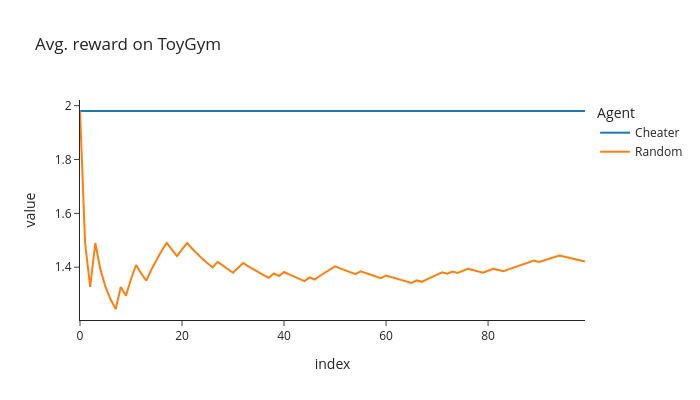

The notebook cell this image was saved under:
### Markdown cell above
### Exercise - implement `Cheater`

> ```yaml
> Difficulty: 🔴🔴🔴⚪⚪
> Importance: 🔵🔵🔵⚪⚪
> 
> You should spend up to 10-15 minutes on this exercise.
> ```

Below, you should implement the cheater agent. Recall the `find_optimal_policy` function to find the optimal policy for any environment and value of gamma. You should use this function to define the optimal policy on initialization, and then fill in the `get_action` method so that it always returns the corresponding optimal action.

Once you've done this, run the code below to check that your cheating agent outperforms the random agent. The cheating agent represents the best possible behavior, as it omnisciently always knows to play optimally without having to learn.

On the environment `ToyGym-v0`, (assuming $\gamma = 0.99$ and that the environment terminates after 2 timesteps) the cheating agent should always get reward $2 \gamma = 1.98$,
and the random agent should get a fluctuating reward, with average $\frac{2 \gamma + 1}{2} = 1.49$.

Hint: Use `env.unwrapped.env` to extract the `Environment` wrapped inside `gym.Env`, from which you can access `.T` and `.R`.

<details>
<summary>Help - I get 'AttributeError: 'DiscreteEnviroGym' object has no attribute 'num_states''.</summary>

This is probably because you're passing the `DiscreteEnviroGym` object to your `find_optimal_policy` function. In the following line of code:

```python
env_toy = gym.make("ToyGym-v0")
```

the object `env_toy` wraps around the `Toy` environment you used in the previous section. As mentioned, you'll need to use `env.unwrapped.env` to access this environment, and its dynamics.

</details>

### Code cell
class Cheater(Agent):
    def __init__(self, env: DiscreteEnviroGym, config: AgentConfig = defaultConfig, gamma=0.99, seed=0):
        super().__init__(env, config, gamma, seed)
        self.pi_opt = find_optimal_policy(self.env.unwrapped.env, self.gamma)

    def get_action(self, obs):
        return self.pi_opt[obs]


tests.test_cheater(Cheater)

env_toy = gym.make("ToyGym-v0")
agents_toy: list[Agent] = [Cheater(env_toy), Random(env_toy)]
returns_dict = {}
for agent in agents_toy:
    returns = agent.train(n_runs=100)
    returns_dict[agent.name] = utils.cummean(returns)

line(
    list(returns_dict.values()),
    names=list(returns_dict.keys()),
    title=f"Avg. reward on {env_toy.spec.name}",
    labels={"x": "Episode", "y": "Avg. reward", "variable": "Agent"},
    template="simple_white",
    width=700,
    height=400,
)

### Figure 1 — Plotly figure (JSON) as saved in the notebook; plotly's stock layout.template omitted (floating-point values rounded to 4 significant figures)
{"data": [{"hovertemplate": "Agent=wide_variable_0<br>index=%{x}<br>value=%{y}<extra></extra>", "legendgroup": "wide_variable_0", "line": {"color": "#1F77B4", "dash": "solid"}, "marker": {"symbol": "circle"}, "mode": "lines", "name": "Cheater", "orientation": "v", "showlegend": true, "type": "scatter", "x": [0, 1, 2, 3, 4, 5, 6, 7, 8, 9, 10, 11, 12, 13, 14, 15, 16, 17, 18, 19, 20, 21, 22, 23, 24, 25, 26, 27, 28, 29, 30, 31, 32, 33, 34, 35, 36, 37, 38, 39, 40, 41, 42, 43, 44, 45, 46, 47, 48, 49, 50, 51, 52, 53, 54, 55, 56, 57, 58, 59, 60, 61, 62, 63, 64, 65, 66, 67, 68, 69, 70, 71, 72, 73, 74, 75, 76, 77, 78, 79, 80, 81, 82, 83, 84, 85, 86, 87, 88, 89, 90, 91, 92, 93, 94, 95, 96, 97, 98, 99], "xaxis": "x", "y": [1.98, 1.98, 1.98, 1.98, 1.98, 1.98, 1.98, 1.98, 1.98, 1.98, 1.98, 1.98, 1.98, 1.98, 1.98, 1.98, 1.98, 1.98, 1.98, 1.98, 1.98, 1.98, 1.98, 1.98, 1.98, 1.98, 1.98, 1.98, 1.98, 1.98, 1.98, 1.98, 1.98, 1.98, 1.98, 1.98, 1.98, 1.98, 1.98, 1.98, 1.98, 1.98, 1.98, 1.98, 1.98, 1.98, 1.98, 1.98, 1.98, 1.98, 1.98, 1.98, 1.98, 1.98, 1.98, 1.98, 1.98, 1.98, 1.98, 1.98, 1.98, 1.98, 1.98, 1.98, 1.98, 1.98, 1.98, 1.98, 1.98, 1.98, 1.98, 1.98, 1.98, 1.98, 1.98, 1.98, 1.98, 1.98, 1.98, 1.98, 1.98, 1.98, 1.98, 1.98, 1.98, 1.98, 1.98, 1.98, 1.98, 1.98, 1.98, 1.98, 1.98, 1.98, 1.98, 1.98, 1.98, 1.98, 1.98, 1.98], "yaxis": "y"}, {"hovertemplate": "Agent=wide_variable_1<br>index=%{x}<br>value=%{y}<extra></extra>", "legendgroup": "wide_variable_1", "line": {"color": "#FF7F0E", "dash": "solid"}, "marker": {"symbol": "circle"}, "mode": "lines", "name": "Random", "orientation": "v", "showlegend": true, "type": "scatter", "x": [0, 1, 2, 3, 4, 5, 6, 7, 8, 9, 10, 11, 12, 13, 14, 15, 16, 17, 18, 19, 20, 21, 22, 23, 24, 25, 26, 27, 28, 29, 30, 31, 32, 33, 34, 35, 36, 37, 38, 39, 40, 41, 42, 43, 44, 45, 46, 47, 48, 49, 50, 51, 52, 53, 54, 55, 56, 57, 58, 59, 60, 61, 62, 63, 64, 65, 66, 67, 68, 69, 70, 71, 72, 73, 74, 75, 76, 77, 78, 79, 80, 81, 82, 83, 84, 85, 86, 87, 88, 89, 90, 91, 92, 93, 94, 95, 96, 97, 98, 99], "xaxis": "x", "y": [1.98, 1.49, 1.327, 1.49, 1.392, 1.327, 1.28, 1.245, 1.327, 1.294, 1.356, 1.408, 1.377, 1.35, 1.392, 1.429, 1.461, 1.49, 1.464, 1.441, 1.467, 1.49, 1.469, 1.449, 1.431, 1.415, 1.399, 1.42, 1.406, 1.392, 1.379, 1.398, 1.416, 1.404, 1.392, 1.381, 1.371, 1.361, 1.377, 1.367, 1.382, 1.373, 1.365, 1.356, 1.348, 1.362, 1.354, 1.367, 1.38, 1.392, 1.404, 1.396, 1.388, 1.381, 1.374, 1.385, 1.378, 1.372, 1.365, 1.359, 1.37, 1.364, 1.358, 1.352, 1.347, 1.342, 1.351, 1.346, 1.355, 1.364, 1.373, 1.381, 1.376, 1.384, 1.379, 1.387, 1.395, 1.389, 1.385, 1.38, 1.387, 1.394, 1.39, 1.385, 1.392, 1.399, 1.406, 1.412, 1.418, 1.425, 1.42, 1.426, 1.432, 1.438, 1.444, 1.439, 1.434, 1.43, 1.426, 1.421], "yaxis": "y"}], "layout": {"height": 400, "hovermode": "x unified", "legend": {"title": {"text": "Agent"}, "tracegroupgap": 0}, "title": {"text": "Avg. reward on ToyGym"}, "width": 700, "xaxis": {"anchor": "y", "domain": [0.0, 1.0], "title": {"text": "index"}}, "yaxis": {"anchor": "x", "domain": [0.0, 1.0], "title": {"text": "value"}}}}
